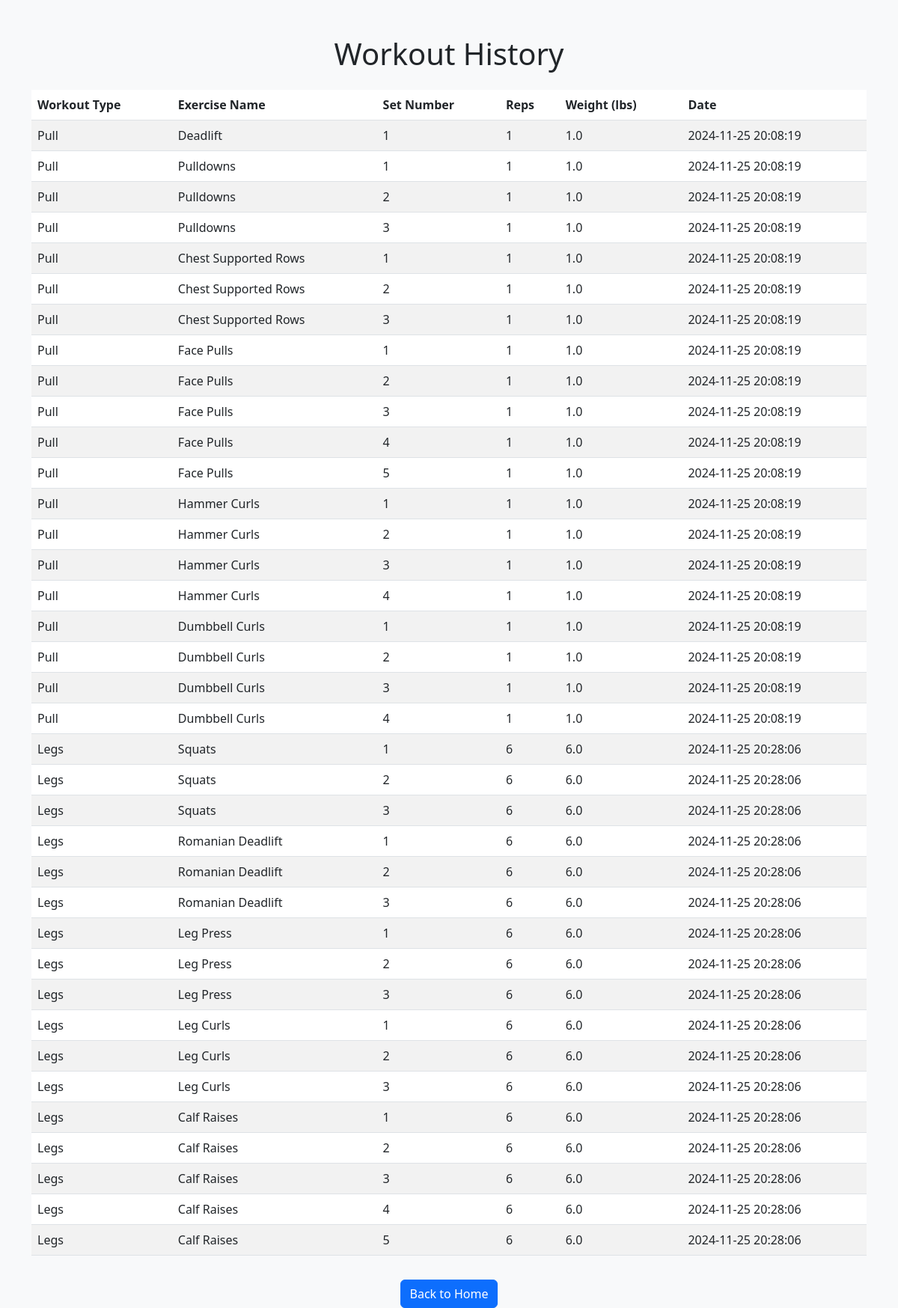
Screenshot of /history (signed in) with the database file from the repository.
### tables this page shows
CREATE TABLE workouts (
        id INTEGER PRIMARY KEY AUTOINCREMENT,
        user_id INTEGER NOT NULL,
        workout_type TEXT NOT NULL,
        exercise_name TEXT NOT NULL,
        sets INTEGER NOT NULL,
        reps INTEGER NOT NULL,
        weight REAL NOT NULL,
        date TEXT NOT NULL,
        FOREIGN KEY (user_id) REFERENCES users (id)
    );

### app.py (the view)
@app.route('/history')
def workout_history():
    if 'user_id' not in session:
        return redirect(url_for('login'))
    user_id = session['user_id']
    conn = get_db_connection()
    workout_data = conn.execute(
        '''
        SELECT workout_type, exercise_name, sets, reps, weight, date
        FROM workouts
        WHERE user_id = ?
        ''',
        (user_id,)
    ).fetchall()
    conn.close()
    return render_template('trends.html', workout_data=workout_data)

### app.py (called while the page is built)
def get_db_connection():
    db_path = os.path.join(os.path.dirname(__file__), 'workout.db')
    conn = sqlite3.connect(db_path)
    conn.row_factory = sqlite3.Row
    return conn

### templates/trends.html (shortened to what this page needs)
<!DOCTYPE html>
<html lang="en">
<head>
    <link href="https://cdn.jsdelivr.net/npm/bootstrap@5.3.0-alpha1/dist/css/bootstrap.min.css" rel="stylesheet">
</head>
<body class="bg-light">
    <div class="container mt-5">
        <h1 class="text-center mb-4">Workout History</h1>
        <table class="table table-striped table-hover">
            <thead>
                <tr>
                    <th>Workout Type</th>
                    <th>Exercise Name</th>
                    <th>Set Number</th>
                    <th>Reps</th>
                    <th>Weight (lbs)</th>
                    <th>Date</th>
                </tr>
            </thead>
            <tbody>
                {% for entry in workout_data %}
                    <tr>
                        <td>{{ entry['workout_type'] }}</td>
                        <td>{{ entry['exercise_name'] }}</td>
                        <td>{{ entry['sets'] }}</td>
                        <td>{{ entry['reps'] }}</td>
                        <td>{{ entry['weight'] }}</td>
                        <td>{{ entry['date'] }}</td>
                    </tr>
                {% endfor %}
            </tbody>
        </table>
        <div class="text-center">
            <a href="{{ url_for('index') }}" class="btn btn-primary mt-3">Back to Home</a>
        </div>
    </div>
</body>
</html>

### rows the page displays
workouts: workout_type "Pull", exercise_name "Deadlift", sets "1", reps "1", weight "1.0", date "2024-11-25 20:08:19"
workouts: workout_type "Pull", exercise_name "Pulldowns", sets "1", reps "1", weight "1.0", date "2024-11-25 20:08:19"
workouts: workout_type "Pull", exercise_name "Pulldowns", sets "2", reps "1", weight "1.0", date "2024-11-25 20:08:19"
workouts: workout_type "Pull", exercise_name "Pulldowns", sets "3", reps "1", weight "1.0", date "2024-11-25 20:08:19"
workouts: workout_type "Pull", exercise_name "Chest Supported Rows", sets "1", reps "1", weight "1.0", date "2024-11-25 20:08:19"
workouts: workout_type "Pull", exercise_name "Chest Supported Rows", sets "2", reps "1", weight "1.0", date "2024-11-25 20:08:19"
workouts: workout_type "Pull", exercise_name "Chest Supported Rows", sets "3", reps "1", weight "1.0", date "2024-11-25 20:08:19"
workouts: workout_type "Pull", exercise_name "Face Pulls", sets "1", reps "1", weight "1.0", date "2024-11-25 20:08:19"
workouts: workout_type "Pull", exercise_name "Face Pulls", sets "2", reps "1", weight "1.0", date "2024-11-25 20:08:19"
workouts: workout_type "Pull", exercise_name "Face Pulls", sets "3", reps "1", weight "1.0", date "2024-11-25 20:08:19"
workouts: workout_type "Pull", exercise_name "Face Pulls", sets "4", reps "1", weight "1.0", date "2024-11-25 20:08:19"
workouts: workout_type "Pull", exercise_name "Face Pulls", sets "5", reps "1", weight "1.0", date "2024-11-25 20:08:19"
workouts: workout_type "Pull", exercise_name "Hammer Curls", sets "1", reps "1", weight "1.0", date "2024-11-25 20:08:19"
workouts: workout_type "Pull", exercise_name "Hammer Curls", sets "2", reps "1", weight "1.0", date "2024-11-25 20:08:19"
workouts: workout_type "Pull", exercise_name "Hammer Curls", sets "3", reps "1", weight "1.0", date "2024-11-25 20:08:19"
workouts: workout_type "Pull", exercise_name "Hammer Curls", sets "4", reps "1", weight "1.0", date "2024-11-25 20:08:19"
workouts: workout_type "Pull", exercise_name "Dumbbell Curls", sets "1", reps "1", weight "1.0", date "2024-11-25 20:08:19"
workouts: workout_type "Pull", exercise_name "Dumbbell Curls", sets "2", reps "1", weight "1.0", date "2024-11-25 20:08:19"
workouts: workout_type "Pull", exercise_name "Dumbbell Curls", sets "3", reps "1", weight "1.0", date "2024-11-25 20:08:19"
workouts: workout_type "Pull", exercise_name "Dumbbell Curls", sets "4", reps "1", weight "1.0", date "2024-11-25 20:08:19"
workouts: workout_type "Legs", exercise_name "Squats", sets "1", reps "6", weight "6.0", date "2024-11-25 20:28:06"
workouts: workout_type "Legs", exercise_name "Squats", sets "2", reps "6", weight "6.0", date "2024-11-25 20:28:06"
workouts: workout_type "Legs", exercise_name "Squats", sets "3", reps "6", weight "6.0", date "2024-11-25 20:28:06"
workouts: workout_type "Legs", exercise_name "Romanian Deadlift", sets "1", reps "6", weight "6.0", date "2024-11-25 20:28:06"
workouts: workout_type "Legs", exercise_name "Romanian Deadlift", sets "2", reps "6", weight "6.0", date "2024-11-25 20:28:06"
workouts: workout_type "Legs", exercise_name "Romanian Deadlift", sets "3", reps "6", weight "6.0", date "2024-11-25 20:28:06"
workouts: workout_type "Legs", exercise_name "Leg Press", sets "1", reps "6", weight "6.0", date "2024-11-25 20:28:06"
workouts: workout_type "Legs", exercise_name "Leg Press", sets "2", reps "6", weight "6.0", date "2024-11-25 20:28:06"
workouts: workout_type "Legs", exercise_name "Leg Press", sets "3", reps "6", weight "6.0", date "2024-11-25 20:28:06"
workouts: workout_type "Legs", exercise_name "Leg Curls", sets "1", reps "6", weight "6.0", date "2024-11-25 20:28:06"
workouts: workout_type "Legs", exercise_name "Leg Curls", sets "2", reps "6", weight "6.0", date "2024-11-25 20:28:06"
workouts: workout_type "Legs", exercise_name "Leg Curls", sets "3", reps "6", weight "6.0", date "2024-11-25 20:28:06"
workouts: workout_type "Legs", exercise_name "Calf Raises", sets "1", reps "6", weight "6.0", date "2024-11-25 20:28:06"
workouts: workout_type "Legs", exercise_name "Calf Raises", sets "2", reps "6", weight "6.0", date "2024-11-25 20:28:06"
workouts: workout_type "Legs", exercise_name "Calf Raises", sets "3", reps "6", weight "6.0", date "2024-11-25 20:28:06"
workouts: workout_type "Legs", exercise_name "Calf Raises", sets "4", reps "6", weight "6.0", date "2024-11-25 20:28:06"
workouts: workout_type "Legs", exercise_name "Calf Raises", sets "5", reps "6", weight "6.0", date "2024-11-25 20:28:06"
